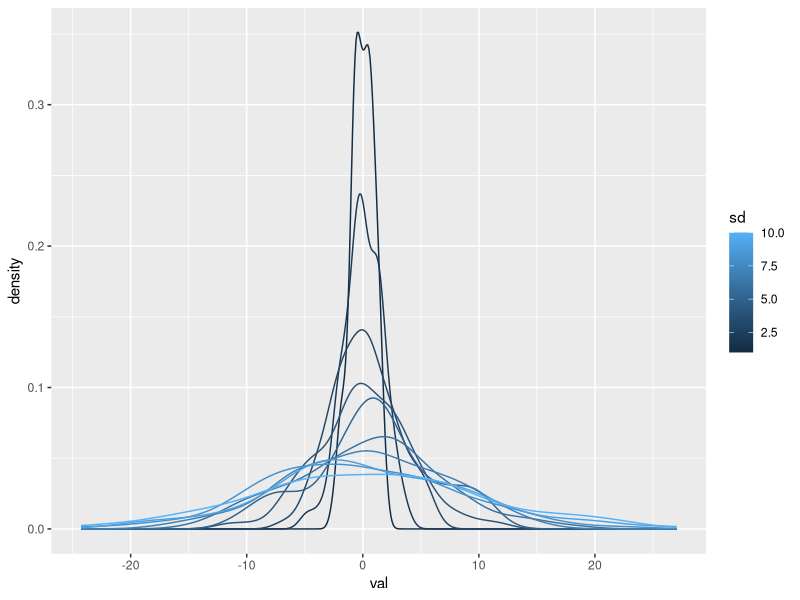

Here is the R script that generated this plot:
## ---- chunk 1
library(tidyverse)
## ---- chunk 2
vals <- c(1, 10, 100, 1000, 10000, 100000)
for(x in vals){
  print(log10(x))
}
## ---- chunk 3
# Define the vector of standard deviations
sd_vals <- c(1:10)
# Loop over SDs
for(x in sd_vals){
  # For each SD (x), get 100 values from a normal distribution with mean=0 and sd=x
  rnorm(n = 100, mean = 0, sd = x)
}
## ---- chunk 4
# Define the vector of standard deviations
sd_vals <- c(1:10) 
# Loop over SDs
for(x in sd_vals){
  # For each SD (x), get 100 values from a normal distribution with mean=0 and sd=x
  norm_dist <- rnorm(n = 100, mean = 0, sd = x)
}
## ---- chunk 5
# Define the vector of standard deviations
sd_vals <- c(1:10)
# Create an empty data frame in which to save data
results <- tibble()
# Loop over SDs
for(x in sd_vals){
  # For each SD (x), get 100 values from a normal distribution with mean=0 and sd=x
  norm_vals <- rnorm(n = 100, mean = 0, sd = x)
  # Create a two-column data frame with a column saving the SD (x) and a column with all simulated values
  norm_vals_tib <- bind_cols(sd = x, val = norm_vals)
  # Add these to the results data frame
  results <- bind_rows(results, norm_vals_tib)
}
## ---- chunk 6
dim(results)
names(results)

ggplot(results, aes(x = val, color = sd, group = sd)) +
  geom_density() 
## ---- chunk 7
animal <- "squirrel"
# Evaluate the first condition
if(animal %in% c("mallard","whimbrel","trumpeter swan")){
  print("This is a bird.")
} else{ #If not met, do this other thing
  print("This is not a bird.")
}
## ---- chunk 8
if_else(animal %in% c("mallard","whimbrel","trumpeter swan"),
        "This is a bird.",
        "This is not a bird.")
## ---- chunk 9
# Define a vector of values to sample from
all_vals <- rnorm(100, 4, 4)
# Define empty objects to use within the loop
vect <- vector()
sum_vect <- 0
# Run the loop as long as the sum_vect obejct is less than 10
while(sum_vect <= 10){
  # Randomly sample a value from the all_vals vector
  new_val <- sample(all_vals, size = 1)
  # Add this to our vector of values
  vect <- c(vect, new_val)
  # Take the sum and assign it to summ_vect, which goes back to "while"
  sum_vect <- sum(vect)
}
print(vect)
print(sum_vect)
